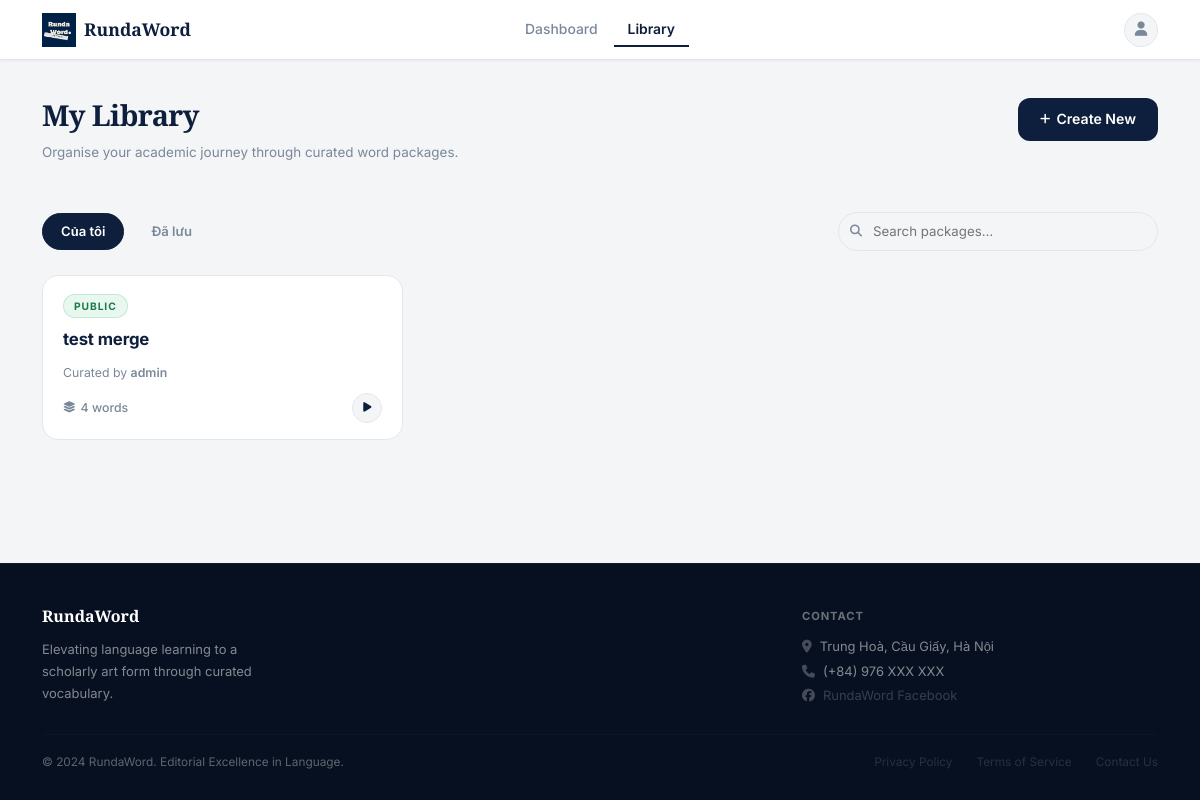
The app's page /packages (signed in) with its own data.
### main.py (models this page shows, shortened)
class VocabPackage(db.Model):
    __tablename__ = 'vocab_packages'
    id                  = db.Column(db.Integer, primary_key=True)
    package_name        = db.Column(db.String(100), nullable=False)
    package_description = db.Column(db.Text)
    created_at          = db.Column(db.DateTime, default=datetime.utcnow)
    updated_at          = db.Column(db.DateTime, default=datetime.utcnow)
    user_id             = db.Column(db.Integer, db.ForeignKey('users.id'), nullable=False)
    is_public           = db.Column(db.Boolean, default=True)
    vocabularies = db.relationship(
        'Vocabulary', backref='package', lazy=True, cascade='all, delete-orphan'
    )

class User(UserMixin, db.Model):
    __tablename__ = 'users'
    id            = db.Column(db.Integer, primary_key=True)
    username      = db.Column(db.String(50),  unique=True, nullable=False)
    name          = db.Column(db.String(100))
    email         = db.Column(db.String(120), unique=True, nullable=False)
    password_hash = db.Column(db.String(255), nullable=False)
    role          = db.Column(db.Integer, default=ROLE_USER, nullable=False)  # 0=user, 1=admin
    created_at    = db.Column(db.DateTime, default=datetime.utcnow)
    packages = db.relationship(
        'VocabPackage', backref='user', lazy=True, cascade='all, delete-orphan',
        foreign_keys='VocabPackage.user_id'
    )
    saved_packages = db.relationship(
        'VocabPackage', secondary=user_saved_packages,
        backref=db.backref('saved_by', lazy='dynamic'), lazy='dynamic'
    )
    @property
    def is_admin(self):
        return self.role == ROLE_ADMIN

### main.py (the view)
@app.route('/packages')
@login_required
def packages():
    q   = request.args.get('q', '').strip()
    tab = request.args.get('tab', 'mine')
    if q:
        pkgs       = search_packages(q)
        saved_pkgs = []
        if not pkgs:
            flash('Không tìm thấy gói từ phù hợp.', 'warning')
    else:
        if tab == 'saved':
            pkgs       = []
            saved_pkgs = current_user.saved_packages \
                .order_by(VocabPackage.updated_at.desc()).all()
        else:
            pkgs = VocabPackage.query.filter_by(user_id=current_user.id) \
                .order_by(VocabPackage.updated_at.desc()).all()
            saved_pkgs = []
    return render_template(
        'packages.html',
        packages=pkgs, saved_packages=saved_pkgs,
        tab=tab, search_query=q
    )

### main.py (called while the page is built)
@login_manager.user_loader
def load_user(user_id):
    return User.query.get(int(user_id))

### templates/packages.html (shortened to what this page needs)
{% extends "base.html" %}
{% block content %}
<div class="container" style="padding-top:32px;padding-bottom:64px;">
  <div class="d-flex justify-content-between align-items-start mb-5">
    <div>
      <div class="library-title">My Library</div>
      <div class="library-subtitle">Organise your academic journey through curated word packages.</div>
    </div>
    <a href="{{ url_for('create_package') }}" class="btn-navy" style="white-space:nowrap;margin-top:6px;">
      <i class="fas fa-plus" style="font-size:0.74rem;"></i> Create New
    </a>
  </div>
  <div class="lib-tab-row">
    {% if not search_query %}
    <a href="{{ url_for('packages', tab='mine') }}"
       class="lib-tab {% if tab == 'mine' %}active{% endif %}">Của tôi</a>
    <a href="{{ url_for('packages', tab='saved') }}"
       class="lib-tab {% if tab == 'saved' %}active{% endif %}">Đã lưu</a>
    {% endif %}
    <form method="GET" action="{{ url_for('packages') }}" class="lib-search">
      <i class="fas fa-search si"></i>
      <input type="text" name="q" placeholder="Search packages…" value="{{ search_query or '' }}">
    </form>
  </div>
  {% if search_query %}
  <div style="font-size:0.82rem;color:var(--text-muted);margin-bottom:20px;font-weight:500;">
    Results for "<strong style="color:var(--navy);">{{ search_query }}</strong>"
    <a href="{{ url_for('packages') }}" style="margin-left:10px;color:var(--text-muted);text-decoration:none;">✕ Clear</a>
  </div>
  {% if packages %}
  <div class="pkg-grid">
    {% for pkg in packages %}
    <a href="{{ url_for('package_detail', package_id=pkg.id) }}" class="pkg-card">
      <div class="pkg-card-top">
        <span class="pkg-badge {% if pkg.is_public %}public{% else %}private{% endif %}">
          {% if pkg.is_public %}Public{% else %}Private{% endif %}
        </span>
        <div class="pkg-author-avatar"><i class="fas fa-user" style="font-size:0.65rem;"></i></div>
      </div>
      <div class="pkg-name">{{ pkg.package_name }}</div>
      <div class="pkg-author">by <strong>{{ pkg.user.username if pkg.user else '—' }}</strong></div>
      <div class="pkg-meta">
        <span class="pkg-word-count"><i class="fas fa-layer-group" style="font-size:0.7rem;"></i> {{ pkg.vocabularies|length }} words</span>
        <span class="pkg-play-btn"><i class="fas fa-play"></i></span>
      </div>
    </a>
    {% endfor %}
  </div>
  {% else %}
  <div class="rw-card text-center py-5">
    <i class="fas fa-search fa-2x mb-3" style="color:var(--border);"></i>
    <p style="color:var(--text-muted);margin:0;">No packages found.</p>
  </div>
  {% endif %}
  {% else %}
  {% if packages %}
  <div class="pkg-grid">
    {% for pkg in packages %}
    <a href="{{ url_for('package_detail', package_id=pkg.id) }}" class="pkg-card">
      <div class="pkg-card-top">
        <span class="pkg-badge {% if pkg.is_public %}public{% else %}private{% endif %}">
          {% if pkg.is_public %}Public{% else %}Private{% endif %}
        </span>
      </div>
      <div class="pkg-name">{{ pkg.package_name }}</div>
      <div class="pkg-author">Curated by <strong>{{ current_user.username }}</strong></div>
      <div class="pkg-meta">
        <span class="pkg-word-count"><i class="fas fa-layer-group" style="font-size:0.7rem;"></i> {{ pkg.vocabularies|length }} words</span>
        <span class="pkg-play-btn"><i class="fas fa-play"></i></span>
      </div>
    </a>
    {% endfor %}
  </div>
  {% endif %}
  {% endif %}
</div>
{% endblock %}

### static/css/main.css (style rules this page uses)
:root { --navy: #0d1f3c; --navy-deep: #071020; --navy-mid: #1c3358; --white: #ffffff; --off-white: #f4f5f7; --bg: #f4f5f7; --border: #e3e7ed; --border-light: #edf0f4; --text: #0d1f3c; --text-muted: #7a8899; --text-light: #a0aab5; --green: #27ae60; --green-bg: #e8f8f0; --green-text: #1a7a43; --accent: #2563eb; --red: #e74c3c; --red-bg: #fdf2f2; --shadow-xs: 0 1px 3px rgba(13,31,60,0.06); --shadow-sm: 0 2px 8px rgba(13,31,60,0.08); --shadow-md: 0 4px 20px rgba(13,31,60,0.10); --shadow-lg: 0 8px 40px rgba(13,31,60,0.14); --r-sm: 8px; --r-md: 12px; --r-lg: 16px; --r-xl: 20px; }
*, *::before, *::after { box-sizing: border-box; margin: 0; padding: 0; }
html { scroll-behavior: smooth; }
body { font-family: 'Inter', sans-serif; background: var(--bg); color: var(--text); font-size: 14px; line-height: 1.6; -webkit-font-smoothing: antialiased; min-height: 100vh; display: flex; flex-direction: column; }
.library-title { font-family: 'Playfair Display', serif; font-size: 1.8rem; font-weight: 700; color: var(--navy); letter-spacing: -0.02em; margin-bottom: 4px; }
.library-subtitle { font-size: 0.84rem; color: var(--text-muted); }
.lib-tab-row { display: flex; align-items: center; gap: 8px; margin-bottom: 24px; }
.lib-tab { padding: 7px 18px; border-radius: 30px; font-size: 0.82rem; font-weight: 600; text-decoration: none; color: var(--text-muted); transition: all 0.15s; border: 1.5px solid transparent; }
.lib-tab.active { background: var(--navy); color: white; border-color: var(--navy); }
.lib-search { flex: 1; max-width: 320px; margin-left: auto; position: relative; }
.lib-search input { width: 100%; padding: 8px 14px 8px 34px; border: 1.5px solid var(--border); border-radius: 30px; font-size: 0.83rem; font-family: 'Inter', sans-serif; background: var(--off-white); color: var(--text); outline: none; transition: border-color 0.15s; }
.lib-search .si { position: absolute; left: 12px; top: 50%; transform: translateY(-50%); color: var(--text-muted); font-size: 0.75rem; }
.pkg-grid { display: grid; grid-template-columns: repeat(3, 1fr); gap: 16px; }
.pkg-card { background: var(--white); border: 1px solid var(--border); border-radius: var(--r-lg); padding: 18px 20px 16px; text-decoration: none !important; color: var(--text) !important; display: flex; flex-direction: column; gap: 10px; min-height: 160px; transition: box-shadow 0.2s, transform 0.15s; position: relative; }
.pkg-badge { display: inline-flex; align-items: center; font-size: 0.64rem; font-weight: 700; letter-spacing: 0.09em; text-transform: uppercase; padding: 3px 10px; border-radius: 20px; width: fit-content; }
.pkg-badge.public { background: var(--green-bg); color: var(--green-text); border: 1px solid rgba(39,174,96,0.2); }
.pkg-card-top { display: flex; align-items: flex-start; justify-content: space-between; }
.pkg-name { font-size: 1.05rem; font-weight: 700; color: var(--navy); line-height: 1.35; letter-spacing: -0.01em; }
.pkg-author { font-size: 0.77rem; color: var(--text-muted); margin-top: 2px; }
.pkg-author strong { font-weight: 600; }
.pkg-meta { display: flex; align-items: center; justify-content: space-between; margin-top: auto; }
.pkg-word-count { display: flex; align-items: center; gap: 5px; font-size: 0.77rem; color: var(--text-muted); font-weight: 500; }
.pkg-play-btn { width: 30px; height: 30px; border-radius: 50%; background: var(--off-white); border: 1.5px solid var(--border); display: flex; align-items: center; justify-content: center; color: var(--navy); font-size: 0.68rem; transition: all 0.15s; flex-shrink: 0; }
.btn-navy { background: var(--navy); color: white; border: none; border-radius: var(--r-md); font-weight: 600; font-size: 0.88rem; padding: 10px 22px; transition: background 0.15s; cursor: pointer; text-decoration: none; display: inline-flex; align-items: center; gap: 6px; font-family: 'Inter', sans-serif; }

### records on screen
VocabPackage: is_public "PUBLIC", package_name "test merge", vocabularies|length "4"
User: username "admin"
